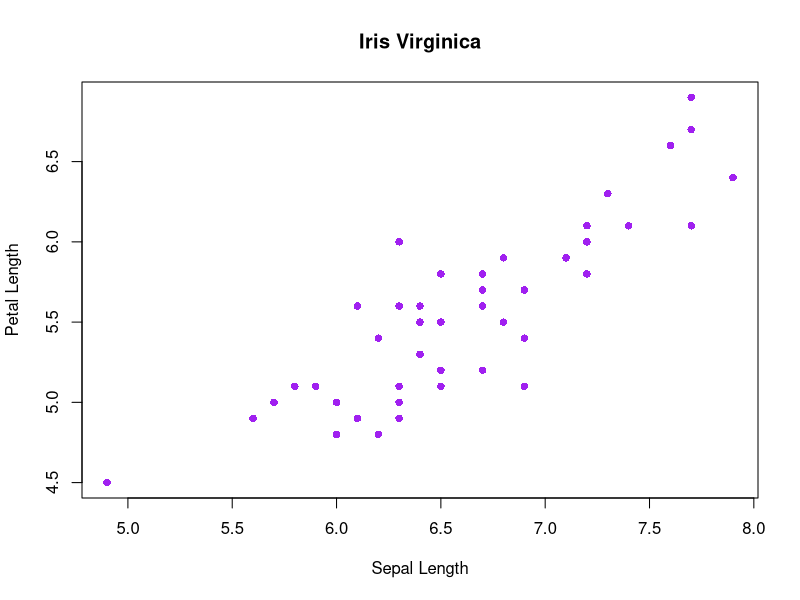
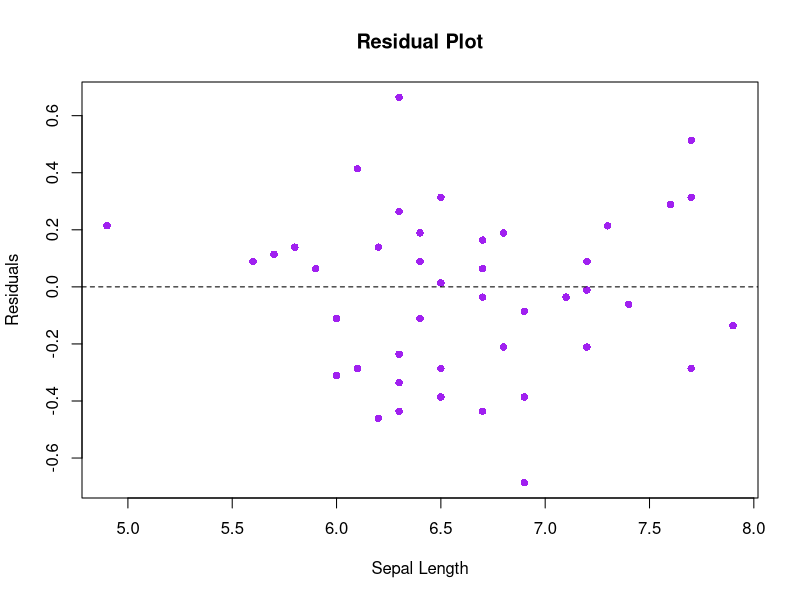
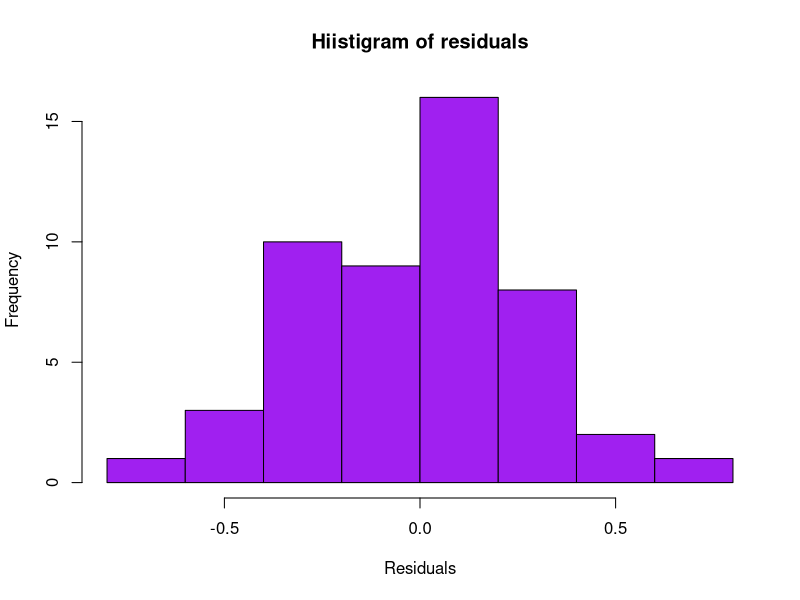
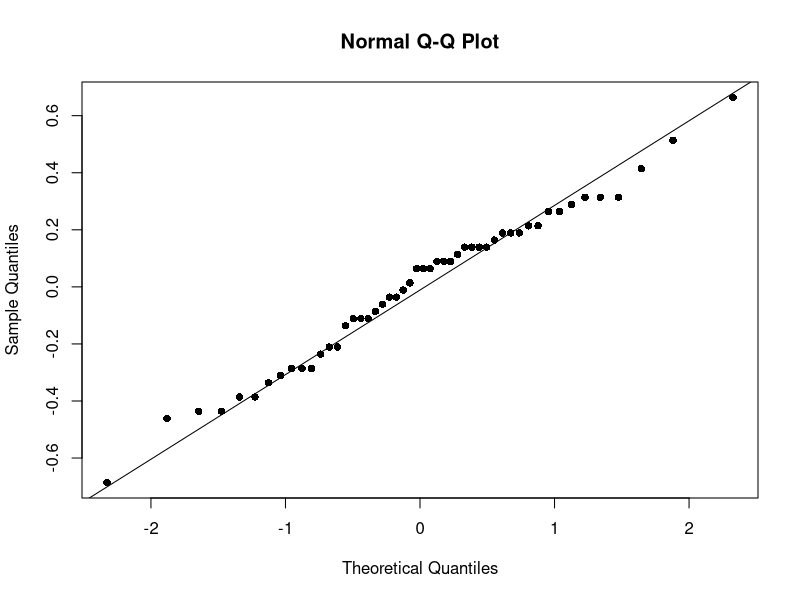

R code for these plots, in order:
##2/28/22 Parctice w Linear Regression 
#Gabrielle Sorresso 

##subset for iris virginica 
flower <- iris[iris$Species == "virginica",]

#linear model relating petal length to spel length 
fit <- lm(flower$Petal.Length~flower$Sepal.Length)

#view results 
summary(fit)

##create a scatter plot 
plot(flower$Sepal.Length, flower$Petal.Length, 
     main ="Iris Virginica",
     xlab ="Sepal Length",
     ylab ="Petal Length",
     col ="purple", pch = 16)

##plot the residuals, which are stored in regression summary 
plot(flower$Sepal.Length, summary(fit)$residuals,
     main = "Residual Plot",
     xlab = "Sepal Length",
     ylab = "Residuals",
     col = "purple", 
     pch = 16)
#add horizontal line at 0 for reference 
abline(h=0, 
       lty = "dashed")

#histogram of residuals 
hist(summary(fit)$residuals, 
     main = "Hiistigram of residuals", 
     xlab = "Residuals", 
     col = "purple")

#shapiro wilks test 
shapiro.test(summary(fit)$residuals)

##qq plot 
qqnorm(summary(fit)$residuals, pch = 16)

qqline(summary(fit)$residuals, datax = FALSE, distribution = qnorm, 
       probs = c(0.25, 0.75), qtype = 7, pch = 16)